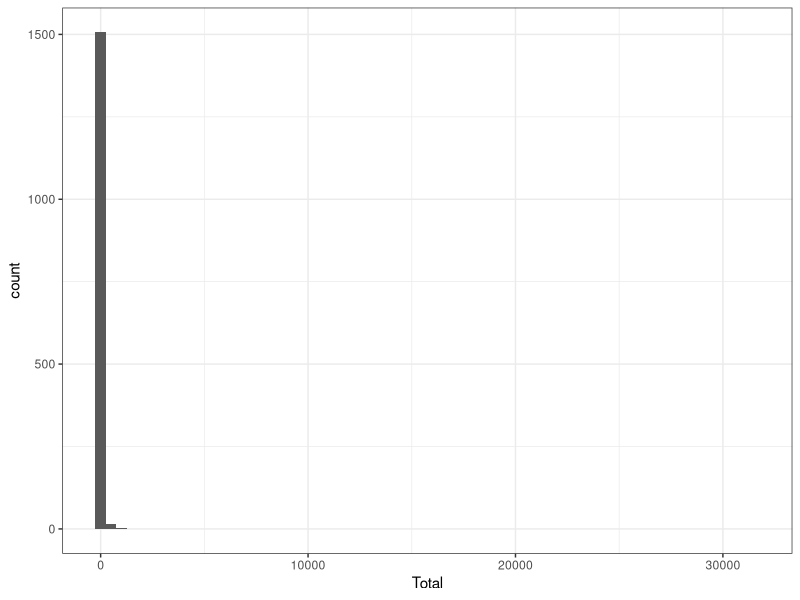
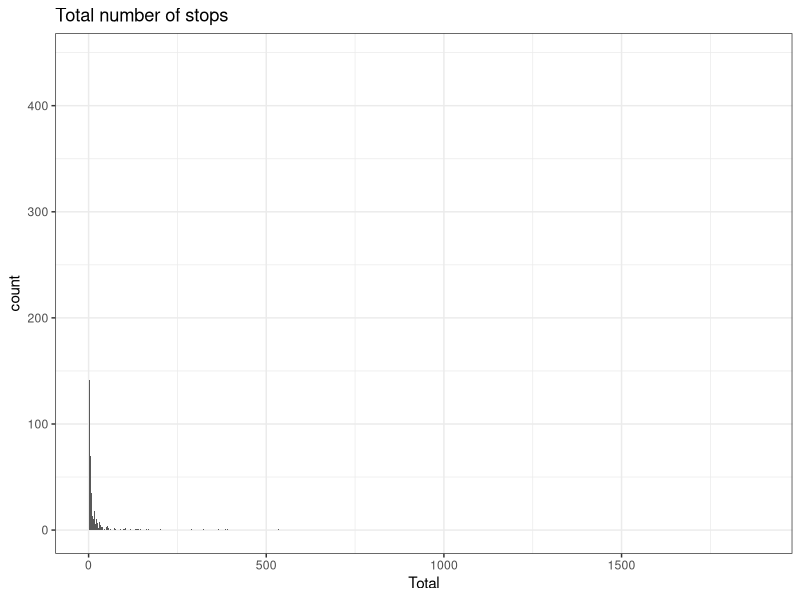
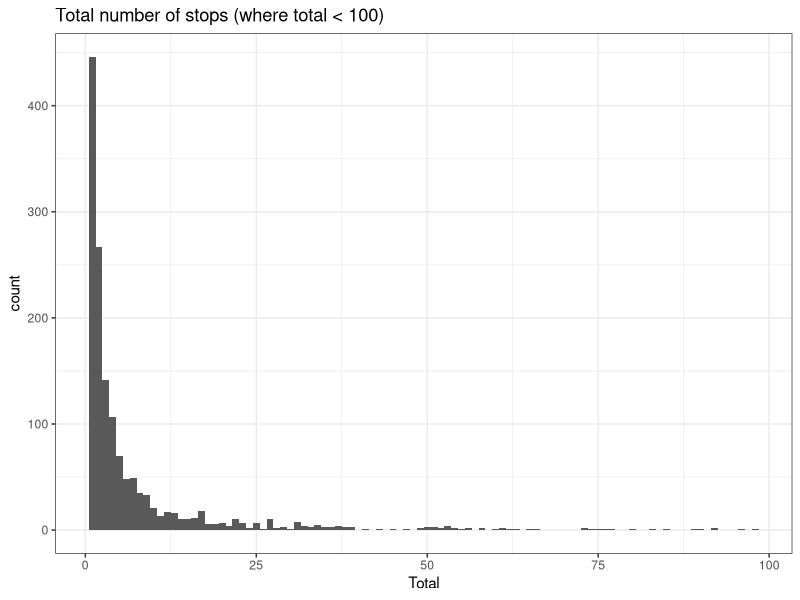

Write the R code that produced these figures, in order.
## ---- chunk 1
knitr::opts_chunk$set(echo = TRUE)

library(ggplot2)

setwd('C:/Users/Michelle Edwards/Documents/MD Hackathon')
## ---- chunk 2
df <- read.csv('Bike_Rack_Use_By_Stop_By_Fiscal_Week.csv')
## ---- chunk 3
ggplot(df) +
  geom_histogram(aes(x = Total), binwidth = 500) +
  theme_bw()
## ---- chunk 4
mystery_row <- df[df$Total > 30000,]

df_updated <- df[df$Total <= 30000,]
# numeric columns are 3 to 65
colsums <- colSums(df_updated[,3:65])

together <- rbind(mystery_row[,3:65], colsums)

# check if they are equal everywhere
sum(mystery_row[,3:65] - colsums)

which((mystery_row[,3:65] - colsums)>0)

sum(df_updated[,62])
mystery_row[,62]
## ---- chunk 5
ggplot(df_updated) +
  geom_histogram(aes(x = Total), binwidth = 1) +
  ggtitle("Total number of stops") +
  theme_bw()

ggplot(df_updated[df_updated$Total < 100,]) +
  geom_histogram(aes(x = Total), binwidth = 1) +
  ggtitle("Total number of stops (where total < 100)") +
  theme_bw()
## ---- chunk 6

summary(df_updated$Total)

## ---- chunk 7

summary(t(mystery_row[,3:65]))

## ---- chunk 8

summary(df_updated)

## ---- chunk 9

df_updated[which.max(df_updated$Total),]$Stop.Name

## ---- chunk 10

which.max(mystery_row)

## ---- chunk 11

df_updated[which.max(df_updated[,which.max(mystery_row)]),]$Stop.Name

